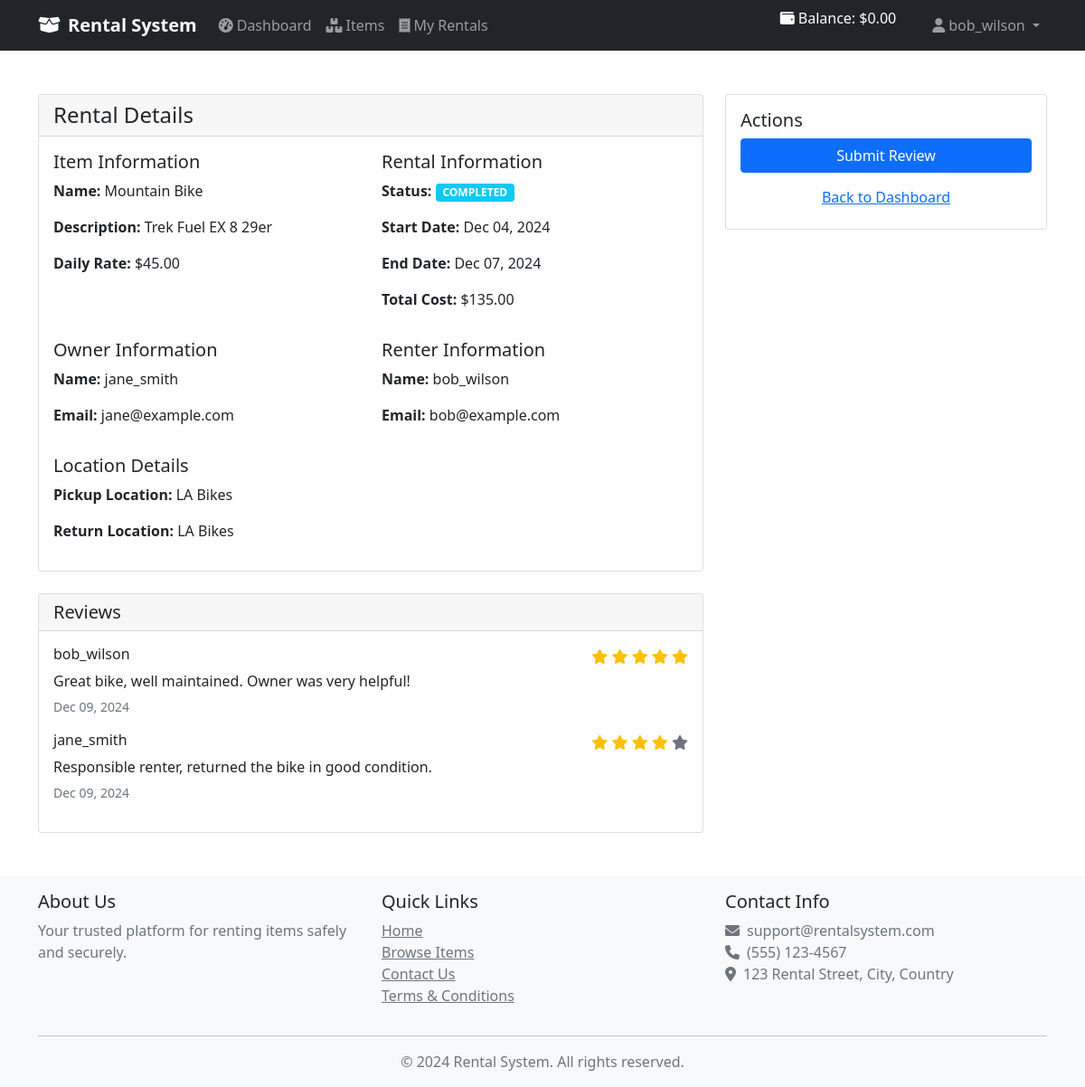
The app's page /rental_details.php?id=2 (signed in) with its own data.
### tables this page shows
CREATE TABLE Rental_Transactions (
    transaction_id INT AUTO_INCREMENT PRIMARY KEY,
    item_id INT,
    renter_id INT,
    start_date TIMESTAMP NOT NULL,
    end_date TIMESTAMP NOT NULL DEFAULT CURRENT_TIMESTAMP,
    total_cost DECIMAL(10,2) NOT NULL,
    deposit_paid DECIMAL(10,2) NOT NULL,
    status VARCHAR(20) DEFAULT 'ACTIVE',  
    pickup_location VARCHAR(100),
    return_location VARCHAR(100),
    additional_notes TEXT,
    insurance_purchased TINYINT(1) DEFAULT 0,
    FOREIGN KEY (item_id) REFERENCES Items(item_id),
    FOREIGN KEY (renter_id) REFERENCES Users(user_id)
);

CREATE TABLE Items (
    item_id INT AUTO_INCREMENT PRIMARY KEY,
    owner_id INT,
    name VARCHAR(100) NOT NULL,
    description TEXT,
    category VARCHAR(50),
    daily_rate DECIMAL(10,2) NOT NULL,
    deposit_amount DECIMAL(10,2) NOT NULL,
    availability_status VARCHAR(20) DEFAULT 'AVAILABLE',
    location VARCHAR(100),
    `condition` VARCHAR(50),
    insurance_required TINYINT(1) DEFAULT 0,
    max_rental_duration INT,  
    created_at TIMESTAMP DEFAULT CURRENT_TIMESTAMP,
    last_rented_date TIMESTAMP NULL DEFAULT NULL,
    FOREIGN KEY (owner_id) REFERENCES Users(user_id)
);

CREATE TABLE Users (
    user_id INT AUTO_INCREMENT PRIMARY KEY,
    username VARCHAR(50) UNIQUE NOT NULL,
    email VARCHAR(100) UNIQUE NOT NULL,
    password_hash VARCHAR(255) NOT NULL,
    full_name VARCHAR(100) NOT NULL,
    phone_number VARCHAR(20),
    address TEXT,
    registration_date TIMESTAMP DEFAULT CURRENT_TIMESTAMP,
    is_active TINYINT(1) DEFAULT 1,
    account_balance DECIMAL(10,2) DEFAULT 0.00
);

CREATE TABLE Reviews (
    review_id INT AUTO_INCREMENT PRIMARY KEY,
    transaction_id INT,
    reviewer_id INT,
    reviewee_id INT,
    rating INT CHECK (rating BETWEEN 1 AND 5),
    review_text TEXT,
    review_date TIMESTAMP DEFAULT CURRENT_TIMESTAMP,
    FOREIGN KEY (transaction_id) REFERENCES Rental_Transactions(transaction_id),
    FOREIGN KEY (reviewer_id) REFERENCES Users(user_id),
    FOREIGN KEY (reviewee_id) REFERENCES Users(user_id)
);

### rental_details.php (the view, shortened to what this page needs)
<?php
require_once 'includes/header.php';
$db = new Database();
$conn = $db->getConnection();
$transaction_id = intval($_GET['id'] ?? 0);
$sql = "SELECT r.*,
               i.name as item_name, i.description as item_description,
               i.daily_rate, i.deposit_amount,
               o.username as owner_name, o.email as owner_email,
               rr.username as renter_name, rr.email as renter_email
        FROM Rental_Transactions r
        JOIN Items i ON r.item_id = i.item_id
        JOIN Users o ON i.owner_id = o.user_id
        JOIN Users rr ON r.renter_id = rr.user_id
        WHERE r.transaction_id = :transaction_id
        AND (r.renter_id = :user_id OR i.owner_id = :user_id)";
$stmt = $conn->prepare($sql);
$stmt->execute([
    'transaction_id' => $transaction_id,
    'user_id' => $_SESSION['user_id']
]);
$rental = $stmt->fetch(PDO::FETCH_ASSOC);
$sql_reviews = "SELECT r.*, u.username
                FROM Reviews r
                JOIN Users u ON r.reviewer_id = u.user_id
                WHERE r.transaction_id = :transaction_id";
$stmt_reviews = $conn->prepare($sql_reviews);
$stmt_reviews->execute(['transaction_id' => $transaction_id]);
$reviews = $stmt_reviews->fetchAll(PDO::FETCH_ASSOC);
?>
<div class="container my-5">
    <div class="row">
        <div class="col-md-8">
            <div class="card mb-4">
                <div class="card-header">
                    <h4 class="mb-0">Rental Details</h4>
                </div>
                <div class="card-body">
                    <div class="row mb-3">
                        <div class="col-md-6">
                            <h5>Item Information</h5>
                            <p><strong>Name:</strong> <?php echo htmlspecialchars($rental['item_name']); ?></p>
                            <p><strong>Description:</strong> <?php echo htmlspecialchars($rental['item_description']); ?></p>
                            <p><strong>Daily Rate:</strong> $<?php echo number_format($rental['daily_rate'], 2); ?></p>
                        </div>
                        <div class="col-md-6">
                            <h5>Rental Information</h5>
                            <p><strong>Status:</strong>
                                <span class="badge bg-<?php
                                    echo $rental['status'] == 'ACTIVE' ? 'success' :
                                         ($rental['status'] == 'COMPLETED' ? 'info' : 'warning');
                                ?>">
                                    <?php echo $rental['status']; ?>
                                </span>
                            </p>
                            <p><strong>Start Date:</strong> <?php echo date('M d, Y', strtotime($rental['start_date'])); ?></p>
                            <p><strong>End Date:</strong> <?php echo date('M d, Y', strtotime($rental['end_date'])); ?></p>
                            <p><strong>Total Cost:</strong> $<?php echo number_format($rental['total_cost'], 2); ?></p>
                        </div>
                    </div>
                    <div class="row mb-3">
                        <div class="col-md-6">
                            <h5>Owner Information</h5>
                            <p><strong>Name:</strong> <?php echo htmlspecialchars($rental['owner_name']); ?></p>
                            <p><strong>Email:</strong> <?php echo htmlspecialchars($rental['owner_email']); ?></p>
                        </div>
                        <div class="col-md-6">
                            <h5>Renter Information</h5>
                            <p><strong>Name:</strong> <?php echo htmlspecialchars($rental['renter_name']); ?></p>
                            <p><strong>Email:</strong> <?php echo htmlspecialchars($rental['renter_email']); ?></p>
                        </div>
                    </div>
                    <div class="row">
                        <div class="col-12">
                            <h5>Location Details</h5>
                            <p><strong>Pickup Location:</strong> <?php echo htmlspecialchars($rental['pickup_location']); ?></p>
                            <p><strong>Return Location:</strong> <?php echo htmlspecialchars($rental['return_location']); ?></p>
                        </div>
                    </div>
                </div>
            </div>
            <?php if (!empty($reviews)): ?>
            <div class="card">
                <div class="card-header">
                    <h5 class="mb-0">Reviews</h5>
                </div>
                <div class="card-body">
                    <?php foreach ($reviews as $review): ?>
                        <div class="mb-3">
                            <div class="d-flex justify-content-between">
                                <h6><?php echo htmlspecialchars($review['username']); ?></h6>
                                <div>
                                    <?php for ($i = 1; $i <= 5; $i++): ?>
                                        <i class="fas fa-star <?php echo $i <= $review['rating'] ? 'text-warning' : 'text-muted'; ?>"></i>
                                    <?php endfor; ?>
                                </div>
                            </div>
                            <p class="mb-1"><?php echo htmlspecialchars($review['review_text']); ?></p>
                            <small class="text-muted">
                                <?php echo date('M d, Y', strtotime($review['review_date'])); ?>
                            </small>
                        </div>
                    <?php endforeach; ?>
                </div>
            </div>
            <?php endif; ?>
        </div>
        <div class="col-md-4">
            <div class="card">
                <div class="card-body">
                    <h5>Actions</h5>
                    <div class="d-grid gap-2">
                        <a href="submit_review.php?id=<?php echo $rental['transaction_id']; ?>"
                           class="btn btn-primary">Submit Review</a>
                        <a href="dashboard.php" class="btn btn-link">Back to Dashboard</a>
                    </div>
                </div>
            </div>
        </div>
    </div>
</div>
<?php require_once 'includes/footer.php'; ?>

### records on screen
rental_transactions: item.name "Mountain Bike", item.description "Trek Fuel EX 8 29er", item.daily_rate "45.00", status "COMPLETED", start_date "Dec 04, 2024", end_date "Dec 07, 2024", total_cost "135.00", users.username "jane_smith", users.email "jane@example.com", renter.username "bob_wilson", renter.email "bob@example.com", pickup_location "LA Bikes", return_location "LA Bikes"
reviews: reviewer.username "bob_wilson", rating 5 (drawn), review_text "Great bike, well maintained. Owner was very helpful!", review_date "Dec 09, 2024"
reviews: reviewer.username "jane_smith", rating 4 (drawn), review_text "Responsible renter, returned the bike in good condition.", review_date "Dec 09, 2024"

### other values on screen
$_SESSION['account_balance'] "0.00"
$_SESSION['username'] "bob_wilson"
